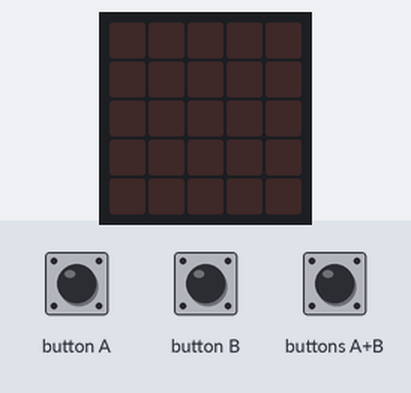
Bench run of a program on a simulated BBC micro:bit (MakeCode). On the bench: the board's 5×5 LED display. The test bench sets the inputs (shaded band).

Above: at 1.2 s.
1.3 s: buttons A+B pressed for 3.2 s
At 4.7 s:
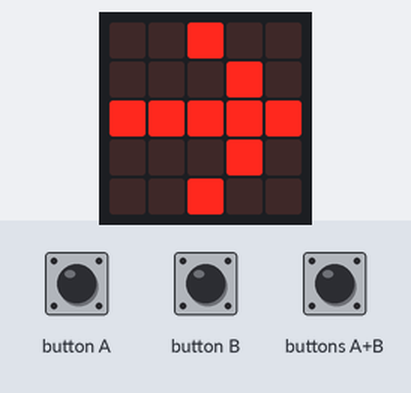
6.0 s: buttons A+B pressed for 0.15 s
At 6.9 s:
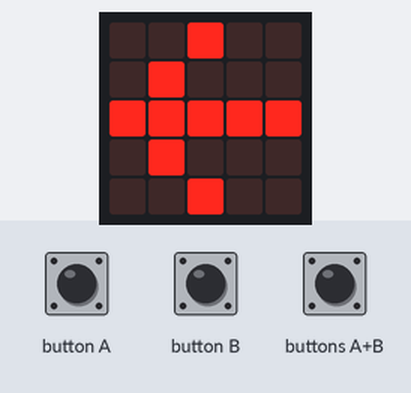
7.6 s: buttons A+B pressed for 1 s
At 8.7 s:
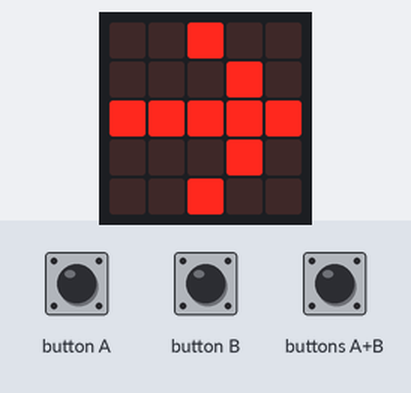
Timing chart, 0 to 10.6 s (numbered marks = the images above; inputs shaded):
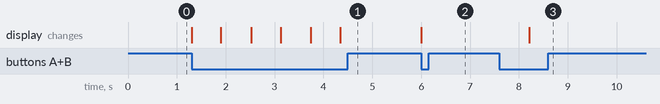

The program:

main.ts
```typescript
input.onButtonPressed(Button.AB, function () {

})
// 第七章：第一次的失敗 - 錯誤程式碼
// 描述：忘了考慮「同時按下」的情境，使用兩個獨立的 if 判斷式
// 顯示右箭頭
basic.forever(function () {
    // 如果按下按鈕 A
    if (input.buttonIsPressed(Button.A)) {
        basic.showArrow(ArrowNames.West)
    }
    // 顯示左箭頭
    // 如果按下按鈕 B
    if (input.buttonIsPressed(Button.B)) {
        basic.showArrow(ArrowNames.East)
    }
})
```

test.ts
```typescript
// 在這裡測試；當此封包作為擴充功能時，將不會編譯此內容。
```

Measured:
- after the input at 1.3 s, the display: first changes at once (image 1 shows a later state)
- after the input at 6.0 s, the display: changes at once (image 2)
- after the input at 7.6 s, the display: changes after 0.61 s (image 3)
